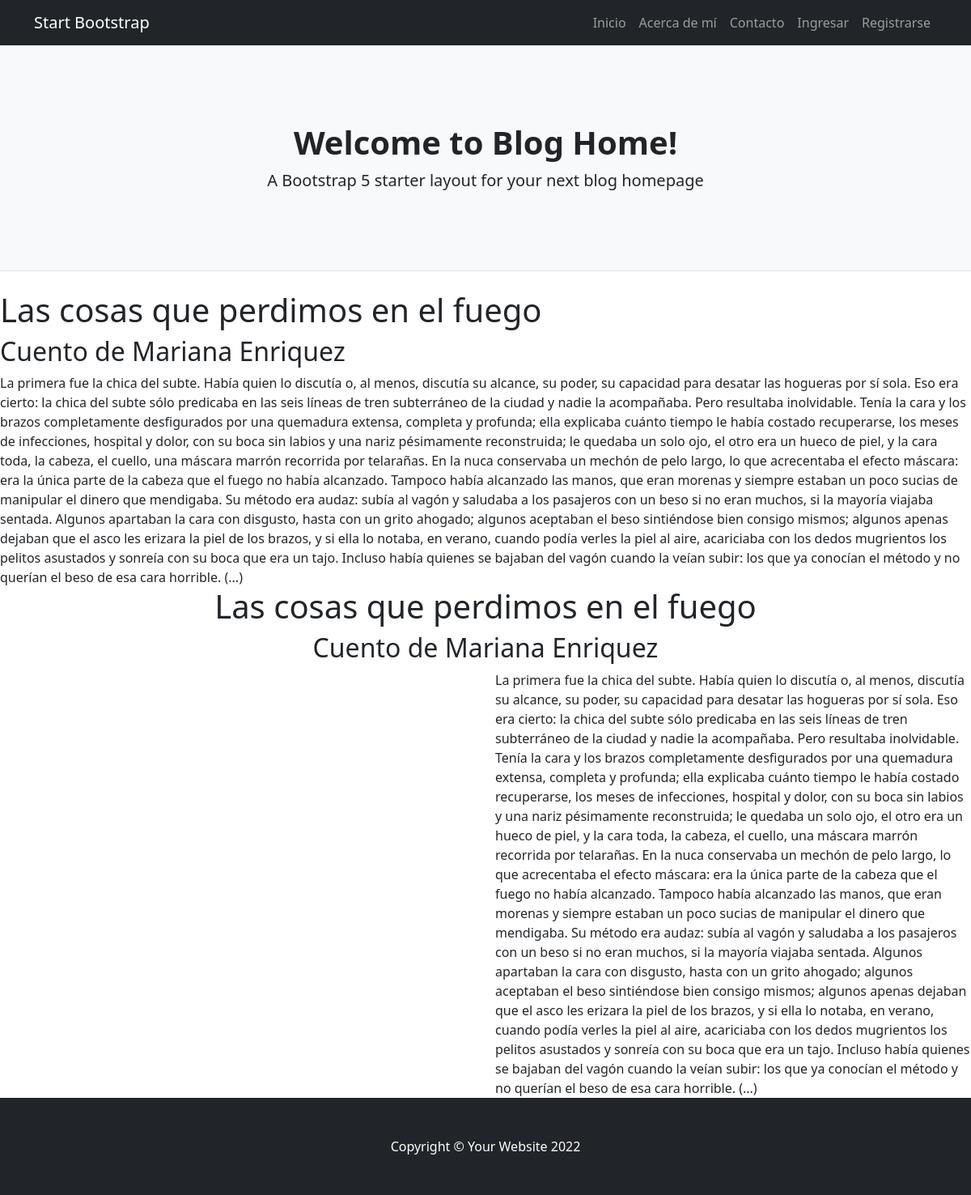
The app's page /blog-terror/1/detalle/ with its own data.
### blog_terror/models.py (models this page shows)
class Post(models.Model):
    titulo = models.CharField(max_length=100)
    sub_titulo = models.CharField(max_length=100)
    texto = models.TextField(max_length=3000)
    publicado_el = models.DateField()

### blog_terror/views.py (the view)
# urls.py: path("blog-terror/<int:pk>/detalle/", PostDetalle.as_view(), name= "blog-terror-detalle"),
class PostDetalle(DetailView):
    model = Post

### blog_terror/templates/blog_terror/post_detail.html (shortened to what this page needs)
{% extends "blog_terror/base.html" %}
{% block contenido %}
    <h1>{{object.titulo}}</h1>
    <h2>{{object.sub_titulo}}</h2>
    <div>
        {{object.texto}}
<div class="d-flex justify-content-center">
        <h1>{{object.titulo}}</h1>
</div>
<div class="d-flex justify-content-center">
        <h2>{{object.sub_titulo}}</h2>
</div>
<div class="row">
    <div class="col">
        <div class="d-flex justify-content-end">
        </div>
    </div>
    <div class="col">
        <div class="d-flex justify-content-start">
            {{object.texto}}
        </div>
    </div>
</div>
{% endblock %}

### records on screen
Post: titulo "Las cosas que perdimos en el fuego", sub_titulo "Cuento de Mariana Enriquez", texto "La primera fue la chica del subte. Había quien lo discutía o, al menos, discutía su alcance, su poder, su capacidad para desatar las hogueras por sí sola. Eso era cierto: la chica del subte sólo predicaba en las seis líneas de tren subterráneo de la ciudad y nadie la acompañaba. Pero resultaba inolvidable. Tenía la cara y los brazos completamente desfigurados por una quemadura extensa, completa y profunda; ella explicaba cuánto tiempo le había costado recuperarse, los meses de infecciones, hospital y dolor, con su boca sin labios y una nariz pésimamente reconstruida; le quedaba un solo ojo, el otro era un hueco de piel, y la cara toda, la cabeza, el cuello, una máscara marrón recorrida por…"
